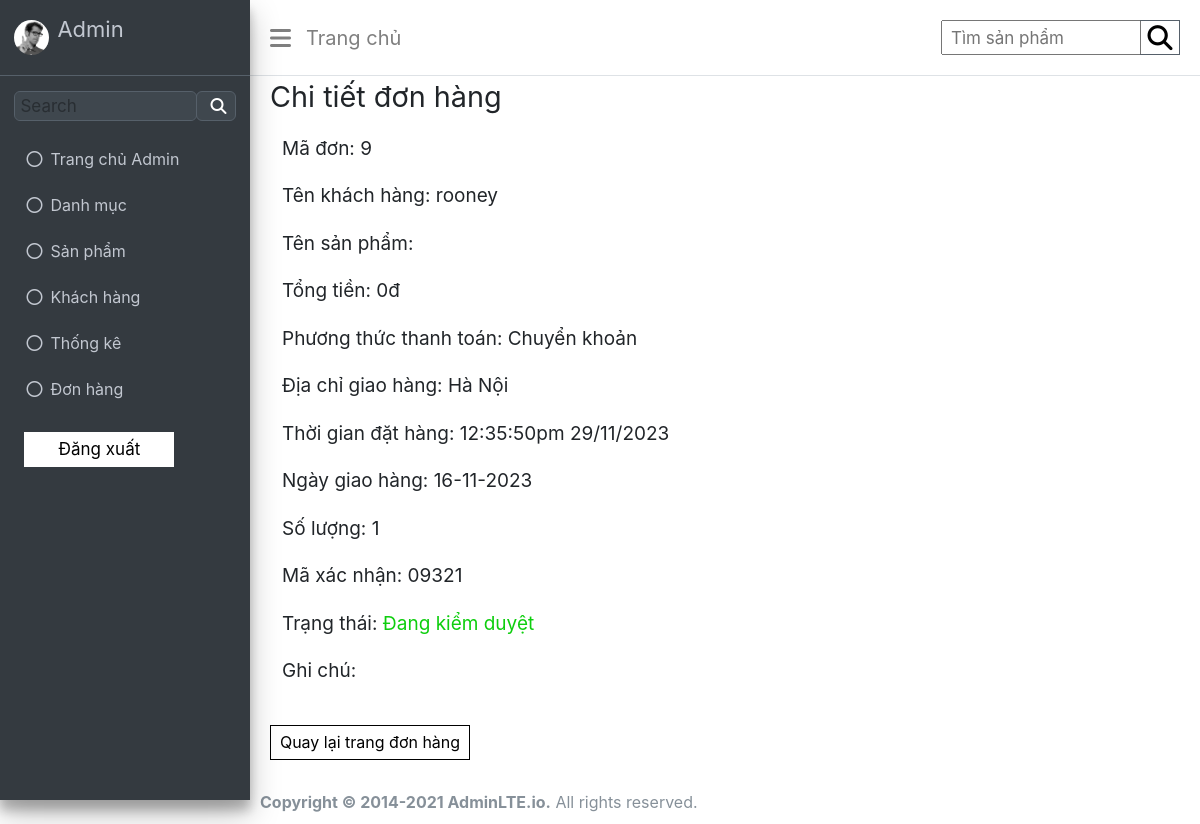
/admin/index.php?act=chitietdonhang&id=1, run on an earlier commit of the app's database.
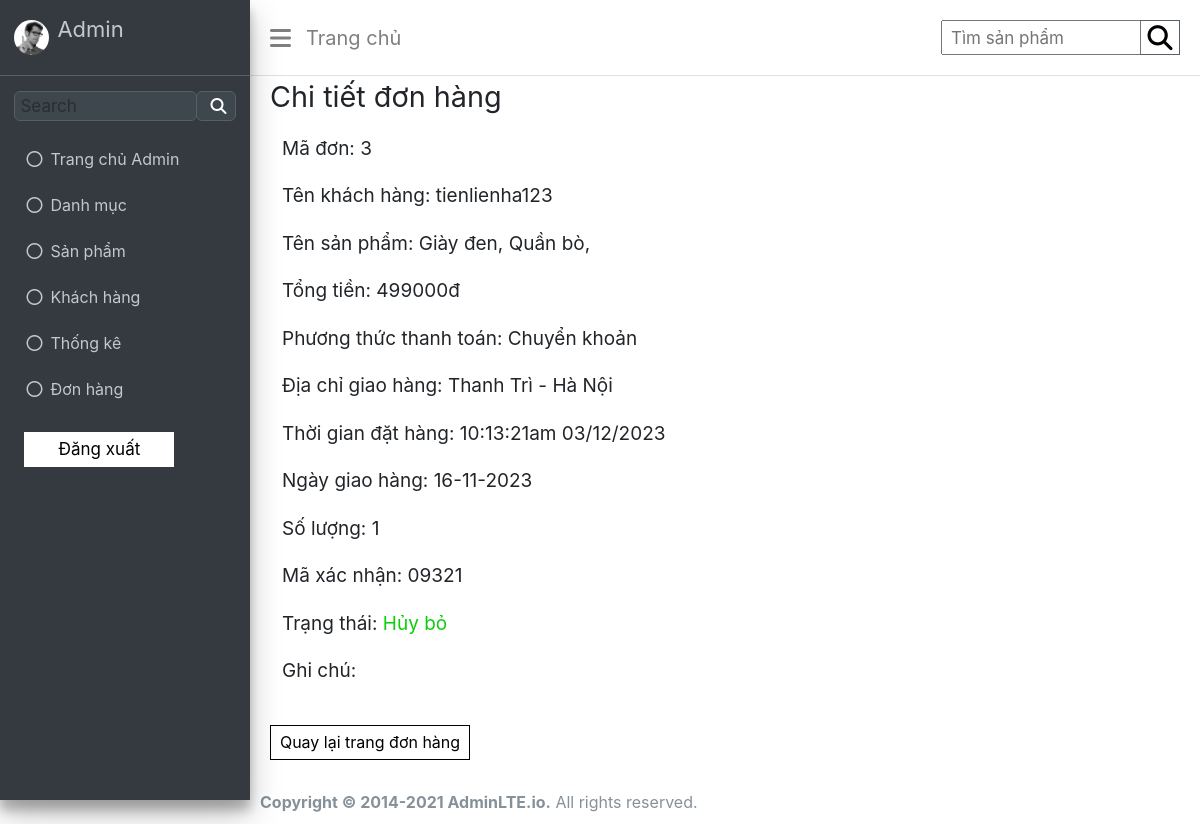
And on a later commit of the database.
### tables this page shows
CREATE TABLE `donhang` (
  `id` int(11) NOT NULL,
  `khachhang` varchar(255) NOT NULL,
  `diachi` varchar(255) NOT NULL,
  `sdt` int(11) NOT NULL,
  `email` varchar(255) NOT NULL,
  `thoigiandathang` varchar(255) NOT NULL,
  `phuongthucthanhtoan` int(11) NOT NULL,
  `soluong` int(11) NOT NULL,
  `trangthai` int(11) NOT NULL,
  `ghichu` text DEFAULT NULL
);

CREATE TABLE `giohang` (
  `id` int(11) NOT NULL,
  `iduser` int(11) NOT NULL,
  `idpro` int(11) NOT NULL,
  `name` varchar(255) NOT NULL,
  `img` varchar(255) NOT NULL,
  `giatien` int(11) NOT NULL,
  `soluong` int(11) NOT NULL,
  `iddonhang` int(11) NOT NULL
);

### model/pdo.php (called while the page is built, shortened)
<?php
function pdo_get_connection(){
    $servername = "localhost";
    $username = "root";
    $password = "";
    try {
        $conn = new PDO("mysql:host=$servername;dbname=wd18331_duan1", $username, $password);
        $conn->setAttribute(PDO::ATTR_ERRMODE, PDO::ERRMODE_EXCEPTION);
        return $conn;
    } catch(PDOException $e) {
        echo "Connection failed: " . $e->getMessage();
    }
}
function pdo_query($sql){
    $sql_args=array_slice(func_get_args(),1);
    try{
        $conn=pdo_get_connection();
        $stmt=$conn->prepare($sql);
        $stmt->execute($sql_args);
        $rows=$stmt->fetchAll();
        return $rows;
    }
    catch(PDOException $e){
        throw $e;
    }
    finally{
        unset($conn);
    }
}
function pdo_query_one($sql){
    $sql_args=array_slice(func_get_args(),1);
    try{
        $conn=pdo_get_connection();
        $stmt=$conn->prepare($sql);
        $stmt->execute($sql_args);
        $row=$stmt->fetch(PDO::FETCH_ASSOC);
        return $row;
    }
    catch(PDOException $e){
        throw $e;
    }
    finally{
        unset($conn);
    }
}
?>

### model/donhang.php (called while the page is built, shortened)
<?php
function loadOneDonHang(){
    $sql = "SELECT * FROM donhang ORDER BY id desc";
    $donhang = pdo_query_one($sql);
    return $donhang;
}
?>

### model/giohang.php (called while the page is built, shortened)
<?php
function loadHoaDon($iddonhang){
    $sql = "SELECT * FROM giohang WHERE iduser = $iddonhang";
    $giohang = pdo_query($sql);
    return $giohang;
}
?>

### admin/donhang/chitiet.php (the view)
<?php
if(is_array($donhang)){
    extract($donhang);
}
?>
<div class="wrapper">
    <div class="container-h1">
        <h1>Chi tiết đơn hàng</h1>
    </div>
    <div class="container">
        <div style="margin-left: 0; padding: 0px 10px;" class="list-product-detail">
            <p>Mã đơn: <?=$id?></p>
            <p>Tên khách hàng: <?=$khachhang?></p>
            <p>Tên sản phẩm: <?php
                    foreach ($giohang as $value) {
                        extract($value);
                        echo "$name, ";
                    }
                    ?></p>
            <p>Tổng tiền:
                <?php
            $tong = 0;
            foreach ($giohang as $value) {
                extract($value);
                $tong += $giatien;
            }
            echo $tong;
            ?>đ</p>
            <p>Phương thức thanh toán: <?=$phuongthucthanhtoan === 0 ? "Chuyển khoản" : "Thanh toán khi giao hàng"?></p>
            <p>Địa chỉ giao hàng: <?=$diachi?></p>
            <p>Thời gian đặt hàng: <?=$thoigiandathang?></p>
            <p>Ngày giao hàng: 16-11-2023</p>
            <p>Số lượng: <?=$soluong?></p>
            <p>Mã xác nhận: 09321</p>
            <p>Trạng thái: <span><?=$trangthai === 0 ? "Đang kiểm duyệt" : "Hủy bỏ"?></span></p>
            <p>Ghi chú: <?=$ghichu?></p>
        </div>
    </div>
    <div class="function-back">
        <a href="index.php?act=donhang">Quay lại trang đơn hàng</a>
    </div>
</div>

What changed in the data, as far as the page shows it:
removed donhang: id "9", khachhang "rooney", diachi "Hà Nội", thoigiandathang "12:35:50pm 29/11/2023", soluong "1"
now on this page (row edited): donhang: id "3", khachhang "tienlienha123", diachi "Thanh Trì - Hà Nội", thoigiandathang "10:13:21am 03/12/2023"
now on this page (row edited): giohang: name "Giày đen"
added giohang: name "Quần bò", soluong "1"
Also different on the page:
$tong: "0" → "499000"
text no longer shown: "Đang kiểm duyệt"
text now shown: "Hủy bỏ"
